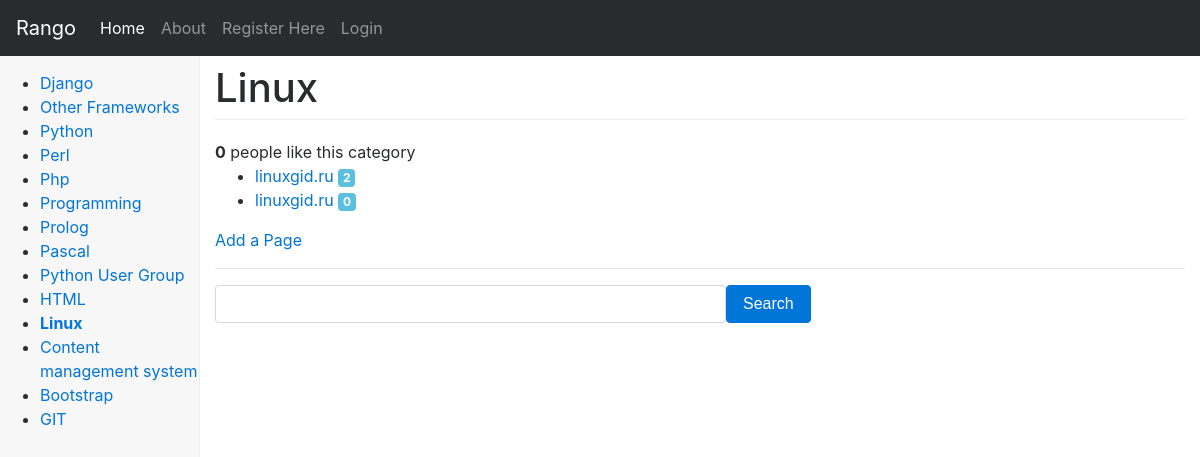
Page /rango/category/linux/ on the earlier database version.
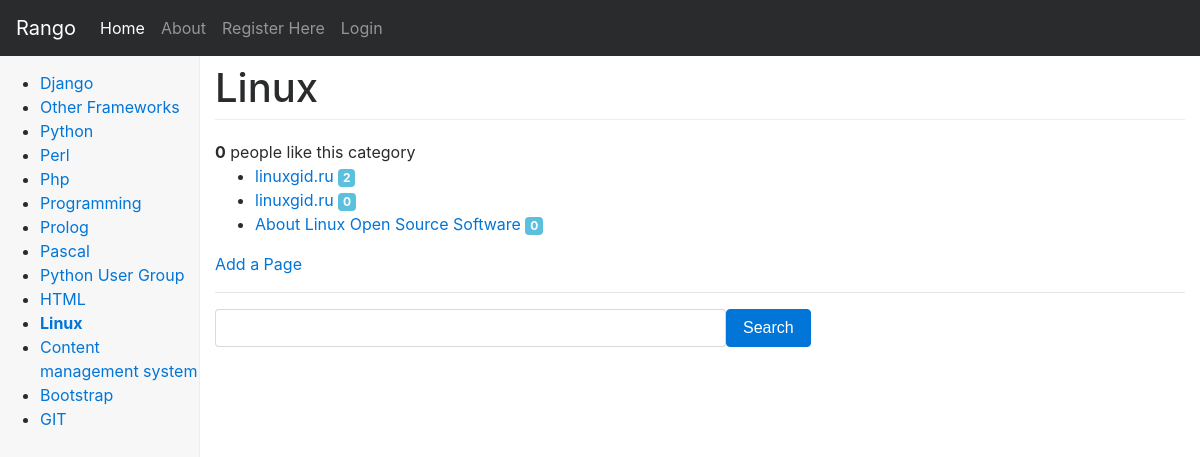
Same page on the later database version.
### rango/models.py (models this page shows, shortened)
class Category(models.Model):
    name = models.CharField(max_length=MAX_LENGTH_128, unique=True)
    views = models.PositiveIntegerField(default=0)
    likes = models.PositiveIntegerField(default=0)
    slug = models.SlugField(unique=True)
    class Meta:
        verbose_name_plural = "Categories"

class Page(models.Model):
    category = models.ForeignKey(Category)
    title = models.CharField(max_length=MAX_LENGTH_128)
    url = models.URLField(max_length=MAX_LENGTH_200)
    views = models.PositiveIntegerField(default=0)

### rango/views.py (the view)
def show_category(request, category_name_slug):
    context_dict = {}
    try:
        category = Category.objects.get(slug=category_name_slug)
        pages = Page.objects.filter(category=category).order_by('-views')
        context_dict['pages'] = pages
        context_dict['category'] = category
    except Category.DoesNotExist:
        context_dict['category'] = None
        context_dict['pages'] = None
    result_list = []
    if request.method == 'POST':
        query = request.POST['query'].strip()
        if query:
            result_list = run_query_bing(query)
    context_dict['result_list'] = result_list
    return render(request, 'rango/category.html', context_dict)

### rango/templatetags/rango_template_tags.py (called while the page is built)
@register.inclusion_tag('rango/cats.html')
def get_category_list(cat=None):
    return {'cats': Category.objects.all(),
            'act_cat': cat}

### templates/rango/category.html (shortened to what this page needs)
{% extends 'rango/base.html' %}
{% load staticfiles %}
{% block body_block %}
<div>
    {% if category %}
        <h1>{{ category.name }}</h1>
        <div>
            <strong id="like_count">{{ category.likes }}</strong>
            people like this category
        </div>
        <div id="pages">
            {% if pages %}
                <ul>
                    {% for page in pages %}
                        <li><a href="{% url 'rango:goto' %}?page_id={{page.id}}" target="_blank">
                            {{ page.title }}</a>
                            <span class="badge badge-info">
                                {{ page.views }}
                            </span>
                        </li>
                    {% endfor %}
                </ul>
            {% else %}
                <strong>No pages currently in category.</strong>
            {% endif %}
    {% else %}
        The specified category does not exist!
    {% endif %}
        </div>
        <a href="{% url 'rango:add_page' category.slug %}">Add a Page</a>
</div>
<hr>
<div>
    <form class="form-inline" id="user_form"
        method="post" action="{% url 'rango:show_category' category.slug %}">
        <div class="form-group">
            <input class="form-control" type="text" size="50"
                   name="query" value="{{ query }}" id="query"/>
        </div>
        <button class="btn btn-primary" type="submit" name="submit"
            value="Search">Search
        </button>
    </form>
</div>
{% endblock %}

### templates/rango/cats.html
<ul>
    {% if cats %}
        {% for c in cats %}
            {% if c == act_cat %}
                <li>
                    <strong>
                        <a href="{% url 'rango:show_category' c.slug %}">{{ c.name }}</a>
                    </strong>
                </li>
            {% else %}
                <li>
                    <a href="{% url 'rango:show_category' c.slug %}">{{ c.name }}</a>
                </li>
            {% endif %}
        {% endfor %}
    {% else %}
        <li><strong>There are no categories present.</strong></li>
    {% endif %}
</ul>

Differences in the rows shown:
added Page: title "About Linux Open Source Software", views "0"
